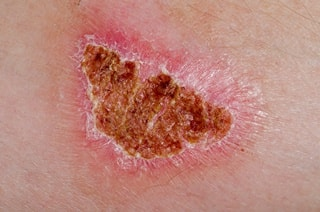
#> input picture herida.jpg, 320 x 212 px
$ python main.py
#> lines starting #> are read from the running program, lines starting #| are printed output that depends on the picture; after the words box and inside, x2 and y2 are one past the last pixel; in counts of white or black regions, pixels touching at a corner belong together; long printed decimals are rounded
#%%
#Importacion de librerias

from skimage import io, color, exposure, feature # skimage es una libreria de procesamiento de imagenes
from skimage.measure import shannon_entropy
import matplotlib.pyplot as plt # matplotlib es una libreria para graficar

# Punto 1. Leer imagen e imprimir. Hacer prueba para saber si la ruta es
# de tipo lista o str.

# Cargar la imagen
imagen = io.imread("herida.jpg")
#> imagen is the input picture: shape (212, 320, 3); mean R, G, B 188.1, 133.1, 122.2
# Ver el tipo de dato de la imagen
type(imagen)

# Punto 2. Separar la imagen de sus correspondientes canales RGB e
# imprimirlas. Hacer la prueba en escala de grises. ¿En qué
# canal es más evidente la herida?

# Separar los canales de la imagen
img_gris = color.rgb2gray(imagen)
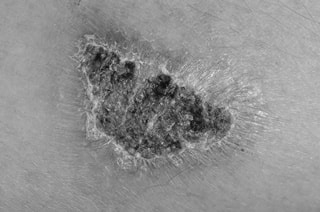
#> img_gris: shape (212, 320) float64; min 0.0533, max 0.887, mean 0.565
canal_rojo = imagen[:, :, 0]
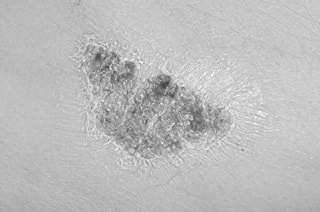
#> canal_rojo: shape (212, 320); min 64, max 255, mean 188.1
canal_verde = imagen[:, :, 1]
canal_azul = imagen[:, :, 2]
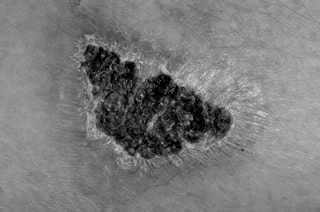
#> canal_azul: shape (212, 320); min 0, max 216, mean 122.2

# Graficar imagen original
plt.figure()
plt.title('Imagen de la herida')
plt.imshow(imagen)
plt.show()

# Graficar escala de grises
plt.figure()
plt.title('Escala de grises ')
plt.imshow(img_gris, cmap='gray')
plt.show()

# Graficar canales RGB
plt.figure()
plt.title('Canal Rojo')
plt.imshow(canal_rojo, cmap='gray')
plt.figure()
plt.title('Canal Verde')
plt.imshow(canal_verde, cmap='gray')
plt.figure()
plt.title('Canal Azul')
plt.imshow(canal_azul, cmap='gray')
plt.show()

# Calculo de la entropía para determinar cual canal tiene más información

# Con el Metodo de Shannon se calcula la entropía
ent_c_rojo = shannon_entropy(canal_rojo)
#> ent_c_rojo = 5.82
ent_c_verde = shannon_entropy(canal_verde)
#> ent_c_verde = 6.77
ent_c_azul = shannon_entropy(canal_azul)
#> ent_c_azul = 6.81

# Conversión de la imagen a escala de grises
conv_img_gris = color.rgb2gray(imagen)
entropia_esc_gris = shannon_entropy(conv_img_gris)
#> entropia_esc_gris = 13.36

print(f'Entropía del canal rojo: {ent_c_rojo}')
#| Entropía del canal rojo: 5.821
print(f'Entropía del canal verde: {ent_c_verde}')
#| Entropía del canal verde: 6.772
print(f'Entropía del canal azul: {ent_c_azul}')
#| Entropía del canal azul: 6.812
print(f'Entropía de la imagen en escala de grises: {entropia_esc_gris}')
#| Entropía de la imagen en escala de grises: 13.360

""" Después de analizar las gráficas de los canales RGB y la escala de grises,
se concluyó que la escala de grises representa mejor la herida
y proporciona más información, con una entropía de 13.4,
mayor que la de los canales RGB. En la escala de grises
se identifican mejor los contornos y el contraste entre la zona afectada
y la zona sana es mayor. Por lo tanto, se facilita el
trazado de formas para identificar la zona de la lesión en la piel. """

# Punto 3. Invertir la imagen
plt.figure()
plt.title('Inversión de la imagen')
plt.imshow(img_gris[::-1], cmap='gray')
plt.show()
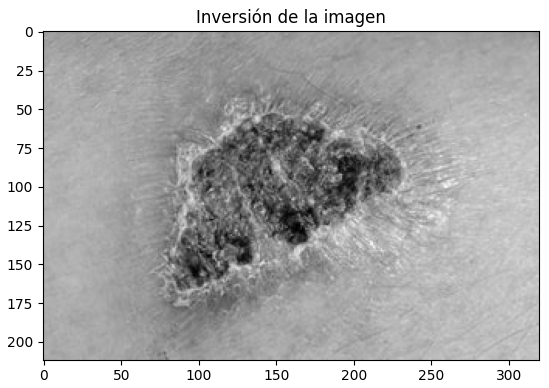
#> figure drawn by matplotlib, 1 panel
# plt.imshow(photo[:, ::-1]) # Regresar imagen a posición original

# Punto 4. Pruebas de histogramas

# Crear la figura y los ejes
figura, ejes = plt.subplots(3, 2, figsize=(15, 15))

# Recorrer los canales
for i, (canal, color_c) in enumerate(zip((canal_rojo, canal_verde, canal_azul), ('red', 'green', 'blue'))):
    """ Generación de histogramas """
    valores_h, intervalos = exposure.histogram(canal)

    """ Imprimir histogramas normalizados para cada canal, esto con
    el proposito de que se puedan comparar las graficas. """
    ejes[i, 0].set_title(f'Histograma para el canal {color_c.capitalize()}')
    ejes[i, 0].plot(intervalos, valores_h / valores_h.max(), color=color_c)

    """ Se imprime la distribución acumulativa
    para cada canal, esto con el proposito de ver en terminos
    de porcentaje los pixeles que son menores o iguales a cierta intensidad """
    cdf, intervalos = exposure.cumulative_distribution(canal)
    ejes[i, 1].set_title(f'Distribución Acumulativa para el canal {color_c.capitalize()}')
    ejes[i, 1].plot(intervalos, cdf, color=color_c)
#> this loop made 3 passes
#> color_c on passes 1 to 3: 'red', 'green', 'blue'

plt.tight_layout()
plt.show()
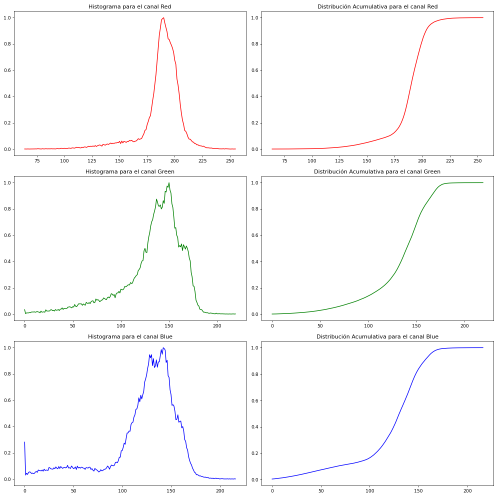
#> figure drawn by matplotlib, 6 panels; panel 1: curve peaks at x = 190, y = 1; panel 2: curve peaks at x = 255, y = 1; panel 3: curve peaks at x = 150, y = 1; panel 4: curve peaks at x = 219, y = 1

"""Se concluye con respecto a la comparación de los histogramas, que el canal rojo tiene un sesgo
hacia valores más altos en comparación con los otros 2, es decir, la imagen de
la herida presenta una tonalidad rojiza"""

""" Se concluye respecto al cálculo de la CDF en cada canal,
que el canal azul se eleva más rápidamente indicando que
la herida tiene un tono de azul más oscuro, por otro lado,
la imagen presenta una mayor proporción de píxeles
rojos con valores altos, es decir, la imagen presenta
un tiende a presentar un color rojizo."""

# Punto 5. Extraer características mediante saturación pixelar.

""" La saturación pixelar se refiere a la intensidad
de los colores en una imagen y se trabaja comúnmente
en el espacio de color HSV (Matiz, Saturación, Valor). """

# Conversion de la imagen a HSV
type(imagen)
imagen_hsv = color.rgb2hsv(imagen)
#> imagen_hsv: shape (212, 320, 3) float64; mean of channels 0, 1, 2 0.134, 0.366, 0.738

""" Como nos interesa la saturación, se extrae el canal 1"""
saturacion = imagen_hsv[:, :, 1]
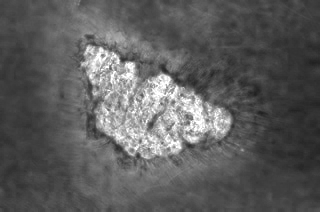
#> saturacion: shape (212, 320) float64; min 0.128, max 1, mean 0.366

# Graficar imagen de saturación
plt.figure()
plt.imshow(saturacion, cmap='gray')
plt.title('Imagen de Saturación')
plt.axis('off')
plt.show()

# Método de Canny para la detección de bordes.

# Importar la función canny de la librería feature de skimage.
bordes = feature.canny(saturacion, sigma=3)
#> bordes: shape (212, 320) bool; 1.9% white in thin lines or dots, all inside (x1, y1, x2, y2) = (81, 45, 232, 170)

# Graficar los bordes de la herida.
plt.imshow(bordes, cmap='gray')
plt.title('Bordes Hallados')
plt.show()

# Punto 6. Probar las configuraciones que crea conveniente hasta llegar

# a la configuración que haga más evidente la herida, ignorando
# los contornos saludables (experimental).
""" Se manipula sigma para encontrar el que mejor caracterice la herida. """
for sigma in range(1, 6):
    bordes = feature.canny(saturacion, sigma=sigma)
    plt.imshow(bordes, cmap='gray')
    plt.title(f'Bordes detectados con el método de Canny (sigma={sigma})')
    plt.show()
#> this loop made 5 passes
#> pass 2, `bordes = feature.canny(saturacion, sigma=sigma)`:
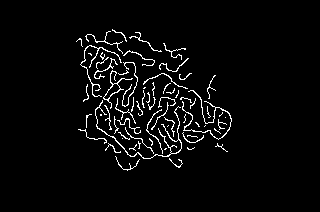
#> bordes: shape (212, 320) bool; 3.7% white in thin lines or dots, all inside (x1, y1, x2, y2) = (76, 29, 232, 171)

"""A partir de la imagen de saturacion encontrada desde
el espacio de trabajo HSV y aplicando el metodo de Canny,
se determinó que el sigma que mejor caracteriza la herida es 6.
Es decir, el sigma que representa claramente la curva limite entre
la herida y la piel sana es 6. Ya si se desea hacer otros anilisis,
sobre los relieves internos de la herida, un sigma de 3 es el más adecuado. """

# %%
